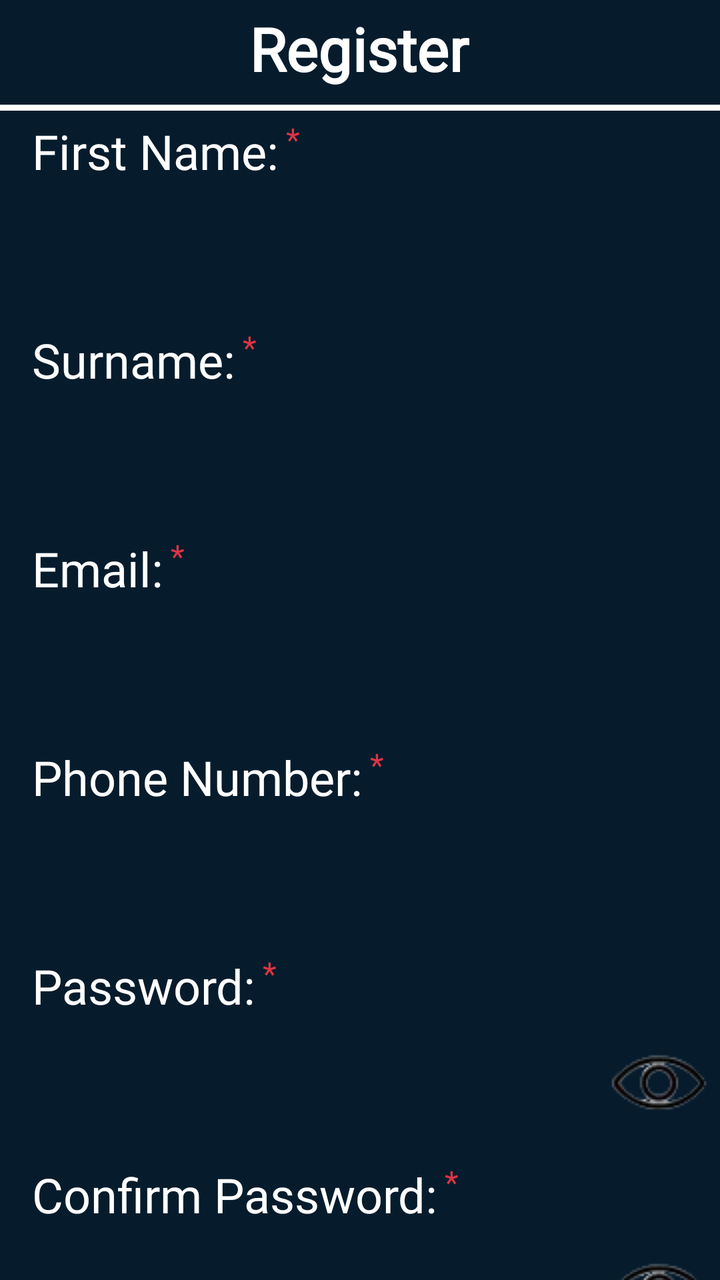
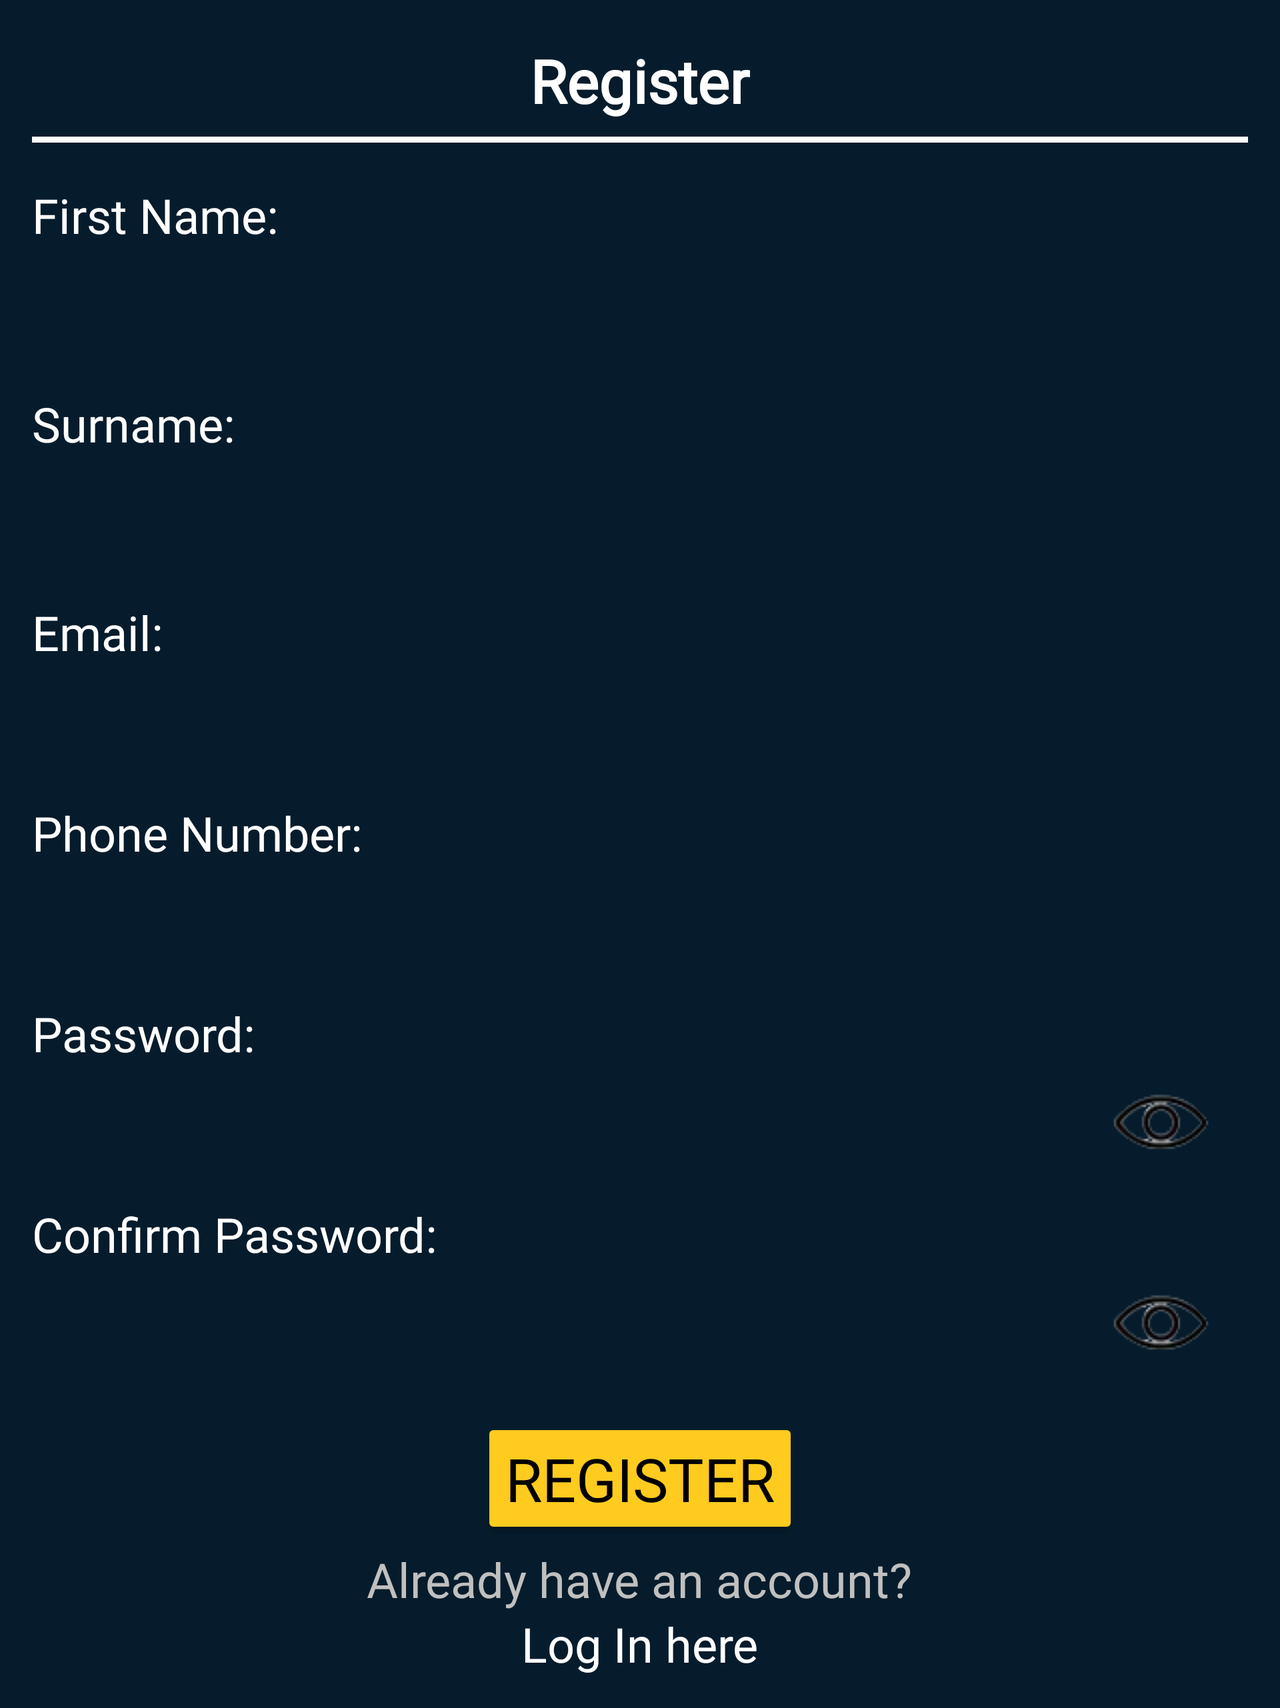

The same Android screen from two of the app's own layout files: first res/layout/ as a phone draws it, then the repository's variant for another configuration, drawn on a device whose configuration selects that folder. Both files follow.
<!-- AndroidManifest.xml: application theme Theme.TheAgora -->
<!-- res/layout/activity_register.xml -->
<?xml version="1.0" encoding="utf-8"?>
<androidx.constraintlayout.widget.ConstraintLayout xmlns:android="http://schemas.android.com/apk/res/android"
    xmlns:app="http://schemas.android.com/apk/res-auto"
    xmlns:tools="http://schemas.android.com/tools"
    android:layout_width="match_parent"
    android:layout_height="match_parent"
    tools:context=".RegisterActivity">

    

    

    <TextView
        android:id="@+id/heading"
        android:layout_width="wrap_content"
        android:layout_height="wrap_content"
        android:layout_marginTop="4dp"
        android:fontFamily="@font/montserrat_bold"
        android:text="Register"
        android:textColor="@android:color/white"
        android:textSize="30sp"
        android:textStyle="bold"
        app:layout_constraintEnd_toEndOf="parent"
        app:layout_constraintHorizontal_bias="0.498"
        app:layout_constraintStart_toStartOf="parent"
        app:layout_constraintTop_toTopOf="parent" />

    <View
        android:id="@+id/heading_underline"
        android:layout_width="0dp"
        android:layout_height="3dp"
        android:layout_marginTop="8dp"
        android:background="@android:color/white"
        app:layout_constraintEnd_toEndOf="parent"
        app:layout_constraintStart_toStartOf="parent"
        app:layout_constraintTop_toBottomOf="@id/heading" />

    

    <TextView
        android:id="@+id/first_name"
        android:layout_width="wrap_content"
        android:layout_height="wrap_content"
        android:layout_marginStart="16dp"
        android:layout_marginTop="4dp"
        android:fontFamily="@font/montserrat_bold"
        android:text="First Name:"
        android:textColor="@android:color/white"
        android:textSize="24sp"
        app:layout_constraintStart_toStartOf="parent"
        app:layout_constraintTop_toBottomOf="@id/heading_underline" />

    <TextView
        android:id="@+id/first_name_star"
        style="@style/CustomTextViewStyle"
        android:layout_width="wrap_content"
        android:layout_height="wrap_content"
        android:layout_marginStart="4dp"
        android:text="*"
        app:layout_constraintBottom_toTopOf="@+id/name_EditText"
        app:layout_constraintEnd_toEndOf="parent"
        app:layout_constraintHorizontal_bias="0.0"
        app:layout_constraintStart_toEndOf="@+id/first_name"
        app:layout_constraintTop_toBottomOf="@+id/heading"
        app:layout_constraintVertical_bias="0.428" />

    <EditText
        android:id="@+id/name_EditText"
        android:layout_width="385dp"
        android:layout_height="48dp"
        android:layout_marginStart="8dp"
        android:layout_marginTop="8dp"
        android:layout_marginEnd="8dp"
        android:background="@drawable/white_box"
        android:ems="10"
        android:inputType="textPersonName"
        android:padding="10dp"
        app:layout_constraintEnd_toEndOf="parent"
        app:layout_constraintStart_toStartOf="parent"
        app:layout_constraintTop_toBottomOf="@+id/first_name" />

    

    <TextView
        android:id="@+id/surname_label"
        android:layout_width="wrap_content"
        android:layout_height="wrap_content"
        android:layout_marginTop="16dp"
        android:layout_marginStart="16dp"
        android:fontFamily="@font/montserrat_bold"
        android:text="Surname:"
        android:textColor="@android:color/white"
        android:textSize="24sp"
        app:layout_constraintStart_toStartOf="parent"
        app:layout_constraintTop_toBottomOf="@id/name_EditText" />

    <TextView
        android:id="@+id/surname_star"
        style="@style/CustomTextViewStyle"
        android:layout_width="wrap_content"
        android:layout_height="wrap_content"
        android:layout_marginStart="4dp"
        android:text="*"
        app:layout_constraintBottom_toTopOf="@+id/surname_EditText"
        app:layout_constraintEnd_toEndOf="parent"
        app:layout_constraintHorizontal_bias="0.0"
        app:layout_constraintStart_toEndOf="@+id/surname_label"
        app:layout_constraintTop_toBottomOf="@+id/name_EditText"
        app:layout_constraintVertical_bias="0.428" />

    <EditText
        android:id="@+id/surname_EditText"
        android:layout_width="385dp"
        android:layout_height="48dp"
        android:layout_marginStart="8dp"
        android:layout_marginTop="8dp"
        android:layout_marginEnd="8dp"
        android:background="@drawable/white_box"
        android:ems="10"
        android:inputType="textPersonName"
        android:padding="10dp"
        app:layout_constraintEnd_toEndOf="parent"
        app:layout_constraintStart_toStartOf="parent"
        app:layout_constraintTop_toBottomOf="@id/surname_label" />

    

    <TextView
        android:id="@+id/email_label"
        android:layout_width="wrap_content"
        android:layout_height="wrap_content"
        android:layout_marginTop="16dp"
        android:layout_marginStart="16dp"
        android:fontFamily="@font/montserrat_bold"
        android:text="Email:"
        android:textColor="@android:color/white"
        android:textSize="24sp"
        app:layout_constraintStart_toStartOf="parent"
        app:layout_constraintTop_toBottomOf="@id/surname_EditText" />

    <TextView
        android:id="@+id/email_star"
        style="@style/CustomTextViewStyle"
        android:layout_width="wrap_content"
        android:layout_height="wrap_content"
        android:layout_marginStart="4dp"
        android:text="*"
        app:layout_constraintBottom_toTopOf="@+id/email_EditText"
        app:layout_constraintEnd_toEndOf="parent"
        app:layout_constraintHorizontal_bias="0.0"
        app:layout_constraintStart_toEndOf="@+id/email_label"
        app:layout_constraintTop_toBottomOf="@+id/surname_EditText"
        app:layout_constraintVertical_bias="0.428" />

    <EditText
        android:id="@+id/email_EditText"
        android:layout_width="385dp"
        android:layout_height="48dp"
        android:layout_marginStart="8dp"
        android:layout_marginTop="8dp"
        android:layout_marginEnd="8dp"
        android:background="@drawable/white_box"
        android:ems="10"
        android:inputType="textEmailAddress"
        android:padding="10dp"
        app:layout_constraintEnd_toEndOf="parent"
        app:layout_constraintStart_toStartOf="parent"
        app:layout_constraintTop_toBottomOf="@+id/email_label" />

    

    <TextView
        android:id="@+id/phone_label"
        android:layout_width="wrap_content"
        android:layout_height="wrap_content"
        android:layout_marginTop="16dp"
        android:layout_marginStart="16dp"
        android:fontFamily="@font/montserrat_bold"
        android:text="Phone Number:"
        android:textColor="@android:color/white"
        android:textSize="24sp"
        app:layout_constraintStart_toStartOf="parent"
        app:layout_constraintTop_toBottomOf="@id/email_EditText" />

    <TextView
        android:id="@+id/phone_star"
        style="@style/CustomTextViewStyle"
        android:layout_width="wrap_content"
        android:layout_height="wrap_content"
        android:layout_marginStart="4dp"
        android:text="*"
        app:layout_constraintBottom_toTopOf="@+id/phoneNumber_EditText"
        app:layout_constraintEnd_toEndOf="parent"
        app:layout_constraintHorizontal_bias="0.0"
        app:layout_constraintStart_toEndOf="@+id/phone_label"
        app:layout_constraintTop_toBottomOf="@+id/email_EditText"
        app:layout_constraintVertical_bias="0.428" />

    <EditText
        android:id="@+id/phoneNumber_EditText"
        android:layout_width="385dp"
        android:layout_height="48dp"
        android:layout_marginTop="8dp"
        android:layout_marginEnd="8dp"
        android:layout_marginStart="8dp"
        android:background="@drawable/white_box"
        android:ems="10"
        android:inputType="phone"
        android:padding="10dp"
        app:layout_constraintEnd_toEndOf="parent"
        app:layout_constraintStart_toStartOf="parent"
        app:layout_constraintTop_toBottomOf="@id/phone_label" />

    
    <TextView
        android:id="@+id/password_label"
        android:layout_width="wrap_content"
        android:layout_height="wrap_content"
        android:layout_marginTop="16dp"
        android:layout_marginStart="16dp"
        android:fontFamily="@font/montserrat_bold"
        android:text="Password:"
        android:textColor="@android:color/white"
        android:textSize="24sp"
        app:layout_constraintStart_toStartOf="parent"
        app:layout_constraintTop_toBottomOf="@id/phoneNumber_EditText" />

    <TextView
        android:id="@+id/password_star"
        style="@style/CustomTextViewStyle"
        android:layout_width="wrap_content"
        android:layout_height="wrap_content"
        android:layout_marginStart="4dp"
        android:text="*"
        app:layout_constraintBottom_toTopOf="@+id/passwordRegister"
        app:layout_constraintEnd_toEndOf="parent"
        app:layout_constraintHorizontal_bias="0.0"
        app:layout_constraintStart_toEndOf="@+id/password_label"
        app:layout_constraintTop_toBottomOf="@+id/phoneNumber_EditText"
        app:layout_constraintVertical_bias="0.428" />

    
    <EditText
        android:id="@+id/passwordRegister"
        android:layout_width="385dp"
        android:layout_height="48dp"
        android:layout_marginTop="8dp"
        android:layout_marginEnd="8dp"
        android:layout_marginStart="8dp"
        android:background="@drawable/white_box"
        android:ems="10"
        android:inputType="textPassword"
        android:padding="10dp"
        android:drawableEnd="@drawable/eye_off"
        app:layout_constraintEnd_toEndOf="parent"
        app:layout_constraintStart_toStartOf="parent"
        app:layout_constraintTop_toBottomOf="@id/password_label" />

    
    <TextView
        android:id="@+id/confirm_password_label"
        android:layout_width="wrap_content"
        android:layout_height="wrap_content"
        android:layout_marginTop="16dp"
        android:layout_marginStart="16dp"
        android:fontFamily="@font/montserrat_bold"
        android:text="Confirm Password:"
        android:textColor="@android:color/white"
        android:textSize="24sp"
        app:layout_constraintStart_toStartOf="parent"
        app:layout_constraintTop_toBottomOf="@id/passwordRegister" />

    <TextView
        android:id="@+id/confirm_password_star"
        style="@style/CustomTextViewStyle"
        android:layout_width="wrap_content"
        android:layout_height="wrap_content"
        android:layout_marginStart="4dp"
        android:text="*"
        app:layout_constraintBottom_toTopOf="@+id/confirmPassword"
        app:layout_constraintEnd_toEndOf="parent"
        app:layout_constraintHorizontal_bias="0.0"
        app:layout_constraintStart_toEndOf="@+id/confirm_password_label"
        app:layout_constraintTop_toBottomOf="@+id/passwordRegister"
        app:layout_constraintVertical_bias="0.428" />

    
    <EditText
        android:id="@+id/confirmPassword"
        android:layout_width="385dp"
        android:layout_height="48dp"
        android:layout_marginTop="8dp"
        android:layout_marginEnd="8dp"
        android:layout_marginStart="8dp"
        android:background="@drawable/white_box"
        android:ems="10"
        android:inputType="textPassword"
        android:padding="10dp"
        android:drawableEnd="@drawable/eye_off"
        app:layout_constraintEnd_toEndOf="parent"
        app:layout_constraintStart_toStartOf="parent"
        app:layout_constraintTop_toBottomOf="@id/confirm_password_label" />

    

    <Button
        android:id="@+id/register_button"
        android:layout_width="184dp"
        android:layout_height="65dp"
        android:layout_marginTop="8dp"
        android:backgroundTint="@color/nmu_yellow"
        android:fontFamily="@font/montserrat_bold"
        android:text="Register"
        android:textColor="@android:color/black"
        android:textSize="30sp"
        app:layout_constraintEnd_toEndOf="parent"
        app:layout_constraintHorizontal_bias="0.497"
        app:layout_constraintStart_toStartOf="parent"
        app:layout_constraintTop_toBottomOf="@id/confirmPassword" />

    

    <TextView
        android:id="@+id/already_have_account"
        android:layout_width="wrap_content"
        android:layout_height="wrap_content"
        android:layout_marginTop="8dp"
        android:fontFamily="@font/montserrat_bold"
        android:text="Already have an account?"
        android:textAlignment="center"
        android:textColor="@color/my_gray"
        android:textSize="24sp"
        app:layout_constraintEnd_toEndOf="parent"
        app:layout_constraintStart_toStartOf="parent"
        app:layout_constraintTop_toBottomOf="@id/register_button" />

    <TextView
        android:id="@+id/login_text"
        android:layout_width="wrap_content"
        android:layout_height="wrap_content"
        android:fontFamily="@font/montserrat_bold"
        android:onClick="launchLogin"
        android:text="Log In here"
        android:textColor="@android:color/white"
        android:textSize="24sp"
        app:layout_constraintBottom_toBottomOf="parent"
        app:layout_constraintEnd_toEndOf="@+id/already_have_account"
        app:layout_constraintStart_toStartOf="@+id/already_have_account"
        app:layout_constraintTop_toBottomOf="@+id/already_have_account"
        app:layout_constraintVertical_bias="0.0" />

</androidx.constraintlayout.widget.ConstraintLayout>
<!-- resources referenced by this layout -->
<resources>
  <color name="my_gray">#C0C0C0</color>
  <color name="nmu_yellow">#FFCB1F</color>
  <!-- drawable eye_off: png bitmap (drawable, 2758 bytes) -->
  <style name="CustomTextViewStyle">
          <item name="android:textColor">#dc3545</item>
          <item name="android:fontFamily">@font/montserrat_regular</item> 
          <item name="android:textSize">16sp</item> 
          <item name="android:textStyle">normal</item> 
          <item name="android:lineSpacingMultiplier">1.5</item>
          <item name="android:textAlignment">viewStart</item> 
      </style>
  <style name="Theme.TheAgora" parent="Base.Theme.TheAgora" />
  <style name="Base.Theme.TheAgora" parent="Theme.AppCompat.Light.NoActionBar">
          
          <item name="android:statusBarColor">@color/nmu_blue</item>
          <item name="android:windowBackground">@color/nmu_blue</item>
      </style>
  <color name="nmu_blue">#061C2C</color>
</resources>
<!-- res/layout-land/activity_register.xml (the repository's variant of the layout above) -->
<!-- drawn on the phone turned sideways -->
<?xml version="1.0" encoding="utf-8"?>
<androidx.core.widget.NestedScrollView xmlns:android="http://schemas.android.com/apk/res/android"
    xmlns:app="http://schemas.android.com/apk/res-auto"
    xmlns:tools="http://schemas.android.com/tools"
    android:layout_width="match_parent"
    android:layout_height="match_parent"
    tools:context=".RegisterActivity">

    <LinearLayout
        android:layout_width="match_parent"
        android:layout_height="wrap_content"
        android:orientation="vertical"
        android:padding="16dp">

        
        <TextView
            android:id="@+id/heading"
            android:layout_width="wrap_content"
            android:layout_height="wrap_content"
            android:layout_marginTop="4dp"
            android:fontFamily="@font/montserrat_bold"
            android:text="Register"
            android:textColor="@android:color/white"
            android:textSize="30sp"
            android:textStyle="bold"
            android:layout_gravity="center_horizontal" />

        <View
            android:id="@+id/heading_underline"
            android:layout_width="match_parent"
            android:layout_height="3dp"
            android:layout_marginTop="8dp"
            android:background="@android:color/white" />

        
        <TextView
            android:id="@+id/first_name_label"
            android:layout_width="wrap_content"
            android:layout_height="wrap_content"
            android:layout_marginTop="20dp"
            android:fontFamily="@font/montserrat_bold"
            android:text="First Name:"
            android:textColor="@android:color/white"
            android:textSize="24sp" />

        <EditText
            android:id="@+id/name_EditText"
            android:layout_width="match_parent"
            android:layout_height="48dp"
            android:layout_marginTop="8dp"
            android:background="@drawable/white_box"
            android:ems="10"
            android:inputType="textPersonName"
            android:padding="10dp" />

        <TextView
            android:id="@+id/surname_label"
            android:layout_width="wrap_content"
            android:layout_height="wrap_content"
            android:layout_marginTop="16dp"
            android:fontFamily="@font/montserrat_bold"
            android:text="Surname:"
            android:textColor="@android:color/white"
            android:textSize="24sp" />

        <EditText
            android:id="@+id/surname_EditText"
            android:layout_width="match_parent"
            android:layout_height="48dp"
            android:layout_marginTop="8dp"
            android:background="@drawable/white_box"
            android:ems="10"
            android:inputType="textPersonName"
            android:padding="10dp" />

        <TextView
            android:id="@+id/email_label"
            android:layout_width="wrap_content"
            android:layout_height="wrap_content"
            android:layout_marginTop="16dp"
            android:fontFamily="@font/montserrat_bold"
            android:text="Email:"
            android:textColor="@android:color/white"
            android:textSize="24sp" />

        <EditText
            android:id="@+id/email_EditText"
            android:layout_width="match_parent"
            android:layout_height="48dp"
            android:layout_marginTop="4dp"
            android:background="@drawable/white_box"
            android:ems="10"
            android:inputType="textEmailAddress"
            android:padding="10dp" />

        <TextView
            android:id="@+id/phone_label"
            android:layout_width="wrap_content"
            android:layout_height="wrap_content"
            android:layout_marginTop="16dp"
            android:fontFamily="@font/montserrat_bold"
            android:text="Phone Number:"
            android:textColor="@android:color/white"
            android:textSize="24sp" />

        <EditText
            android:id="@+id/phoneNumber_EditText"
            android:layout_width="match_parent"
            android:layout_height="48dp"
            android:layout_marginTop="4dp"
            android:background="@drawable/white_box"
            android:ems="10"
            android:inputType="phone"
            android:padding="10dp" />

        <TextView
            android:id="@+id/password_label"
            android:layout_width="wrap_content"
            android:layout_height="wrap_content"
            android:layout_marginTop="16dp"
            android:fontFamily="@font/montserrat_bold"
            android:text="Password:"
            android:textColor="@android:color/white"
            android:textSize="24sp" />

        <EditText
            android:id="@+id/passwordRegister"
            android:layout_width="match_parent"
            android:layout_height="48dp"
            android:layout_marginTop="4dp"
            android:background="@drawable/white_box"
            android:ems="10"
            android:inputType="textPassword"
            android:padding="10dp"
            android:drawableEnd="@drawable/eye_off"
            android:drawablePadding="8dp" />

        <TextView
            android:id="@+id/confirm_password_label"
            android:layout_width="wrap_content"
            android:layout_height="wrap_content"
            android:layout_marginTop="16dp"
            android:fontFamily="@font/montserrat_bold"
            android:text="Confirm Password:"
            android:textColor="@android:color/white"
            android:textSize="24sp" />

        <EditText
            android:id="@+id/confirmPassword"
            android:layout_width="match_parent"
            android:layout_height="48dp"
            android:layout_marginTop="4dp"
            android:background="@drawable/white_box"
            android:ems="10"
            android:inputType="textPassword"
            android:padding="10dp"
            android:drawableEnd="@drawable/eye_off"
            android:drawablePadding="8dp" />

        <Button
            android:id="@+id/register_button"
            android:layout_width="wrap_content"
            android:layout_height="wrap_content"
            android:layout_marginTop="24dp"
            android:backgroundTint="@color/nmu_yellow"
            android:fontFamily="@font/montserrat_bold"
            android:text="Register"
            android:textColor="@android:color/black"
            android:textSize="30sp"
            android:layout_gravity="center_horizontal" />

        <TextView
            android:id="@+id/already_have_account"
            android:layout_width="wrap_content"
            android:layout_height="wrap_content"
            android:layout_marginTop="4dp"
            android:fontFamily="@font/montserrat_bold"
            android:text="Already have an account?"
            android:textAlignment="center"
            android:textColor="@color/my_gray"
            android:textSize="24sp"
            android:layout_gravity="center_horizontal" />

        <TextView
            android:id="@+id/login_text"
            android:layout_width="wrap_content"
            android:layout_height="wrap_content"
            android:fontFamily="@font/montserrat_bold"
            android:onClick="launchLogin"
            android:text="Log In here"
            android:textColor="@android:color/white"
            android:textSize="24sp"
            android:layout_gravity="center_horizontal" />

    </LinearLayout>
</androidx.core.widget.NestedScrollView>
<!-- resources referenced by the variant -->
<!-- as the phone turned sideways resolves them -->
<resources>
  <color name="my_gray">#C0C0C0</color>
  <color name="nmu_yellow">#FFCB1F</color>
  <!-- drawable eye_off: png bitmap (drawable, 2758 bytes) -->
  <style name="Theme.TheAgora" parent="Base.Theme.TheAgora" />
  <style name="Base.Theme.TheAgora" parent="Theme.AppCompat.Light.NoActionBar">
          
          <item name="android:statusBarColor">@color/nmu_blue</item>
          <item name="android:windowBackground">@color/nmu_blue</item>
      </style>
  <color name="nmu_blue">#061C2C</color>
</resources>
